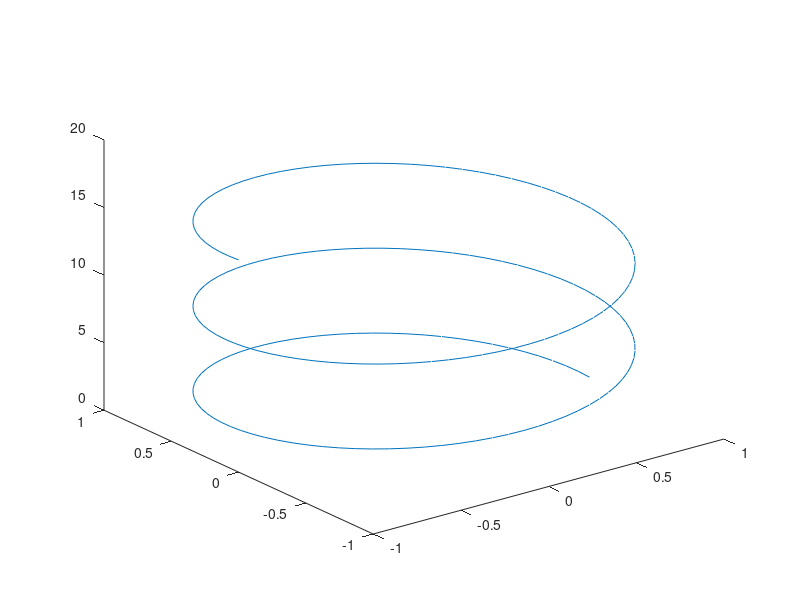

This chart was generated by the following MATLAB code:
function result = test_plot3_001
result = false;
a = figure;
t = linspace(0,5*pi,200);
plot3(cos(t),sin(t),t);
drawnow;
close(a);
result = true;
